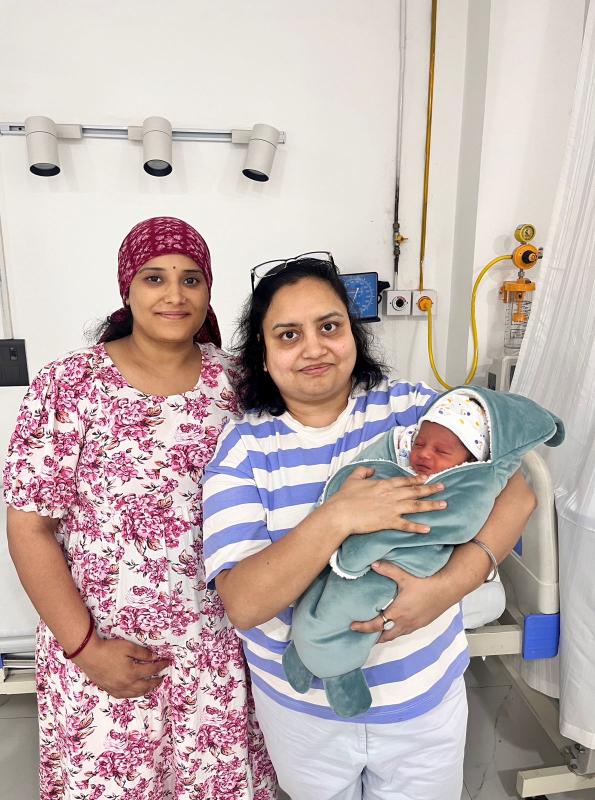
#> input picture Assests/HappySatisfiedPatients/IMG_1013.JPG.jpeg, 1190 x 1600 px (shown at 1/2 size); its folder holds only this picture in this run
$ python optimize_images.py
#> lines starting #> are read from the running program, lines starting #| are printed output that depends on the picture
#!/usr/bin/env python3
"""
Image Optimization Script for Dr. Deepika Gyno Website
This script optimizes images for web delivery.

Requirements:
    pip install Pillow

Usage:
    python scripts/optimize_images.py
"""

import os
from PIL import Image
from pathlib import Path

# Configuration
SOURCE_DIR = Path("Assests")
OUTPUT_DIR = Path("public/assets")

# Image optimization settings
IMAGE_SETTINGS = {
    "jpg": {"quality": 85, "optimize": True},
    "png": {"optimize": True},
    "webp": {"quality": 85, "method": 6},
}

# Max dimensions for different image types
MAX_DIMENSIONS = {
    "logo": (400, 400),
    "doctor": (800, 1000),
    "patient": (600, 800),
    "facility": (1200, 800),
    "favicon": (32, 32),
}


def ensure_output_dir():
    """Create output directory if it doesn't exist."""
    OUTPUT_DIR.mkdir(parents=True, exist_ok=True)


def optimize_image(input_path: Path, output_path: Path, max_size: tuple = None):
    """Optimize a single image."""
#> called with max_size = (600, 800)
    try:
        with Image.open(input_path) as img:
            # Convert RGBA to RGB for JPEG
#> img is the input picture: PIL image 1190x1600 RGB; mean R, G, B 193.5, 178.1, 176.3
            if img.mode == "RGBA" and output_path.suffix.lower() in [".jpg", ".jpeg"]:
                # Create white background
                background = Image.new("RGB", img.size, (255, 255, 255))
                background.paste(img, mask=img.split()[3])
                img = background

            # Resize if max_size is specified
            if max_size:
                img.thumbnail(max_size, Image.Resampling.LANCZOS)
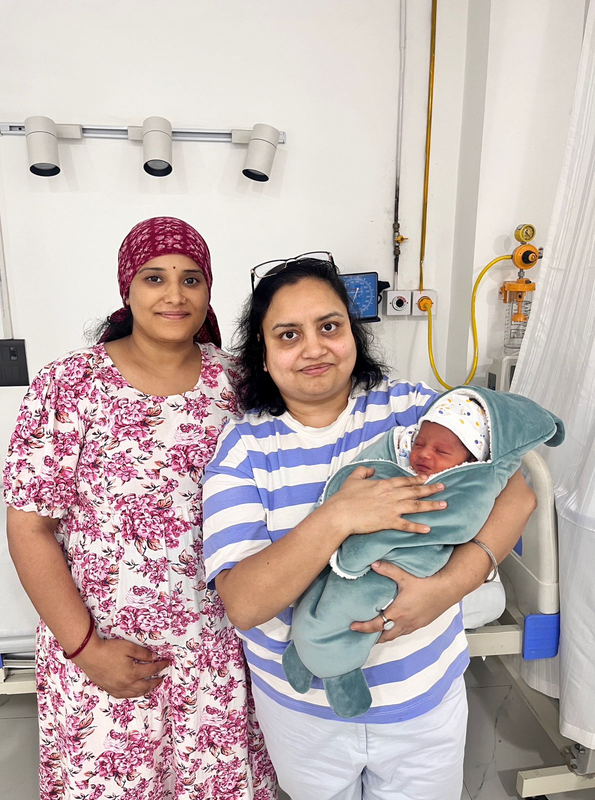
#> img: PIL image 595x800 RGB; mean R, G, B 193.4, 178.1, 176.3

            # Save optimized image
            if output_path.suffix.lower() == ".webp":
                img.save(output_path, "WEBP", quality=85, method=6)
            elif output_path.suffix.lower() in [".jpg", ".jpeg"]:
                img.save(output_path, "JPEG", quality=85, optimize=True)
            elif output_path.suffix.lower() == ".png":
                img.save(output_path, "PNG", optimize=True)
            else:
                img.save(output_path)

            print(f"✓ Optimized: {input_path.name} -> {output_path.name}")

    except Exception as e:
        print(f"✗ Error processing {input_path.name}: {e}")


def convert_to_webp(input_path: Path, output_path: Path, max_size: tuple = None):
    """Convert image to WebP format."""
    try:
        with Image.open(input_path) as img:
            if max_size:
                img.thumbnail(max_size, Image.Resampling.LANCZOS)

            webp_path = output_path.with_suffix(".webp")
            img.save(webp_path, "WEBP", quality=85, method=6)
            print(f"✓ Converted to WebP: {input_path.name} -> {webp_path.name}")

    except Exception as e:
        print(f"✗ Error converting {input_path.name}: {e}")


def create_favicon(input_path: Path, output_dir: Path):
    """Create favicon.ico from logo."""
    try:
        with Image.open(input_path) as img:
            # Create multiple sizes for favicon
            sizes = [(16, 16), (32, 32), (48, 48)]
            images = []

            for size in sizes:
                temp = img.copy()
                temp.thumbnail(size, Image.Resampling.LANCZOS)
                images.append(temp)

            # Save as ICO
            favicon_path = output_dir / "favicon.ico"
            images[0].save(
                favicon_path,
                format="ICO",
                sizes=sizes,
                append_images=images[1:]
            )
            print(f"✓ Created favicon: {favicon_path}")

    except Exception as e:
        print(f"✗ Error creating favicon: {e}")


def main():
    """Main optimization process."""
    print("=" * 50)
    print("Image Optimization Script")
    print("=" * 50)

    ensure_output_dir()

    # Process logo
    logo_dir = SOURCE_DIR / "LogoAndFav"
    if logo_dir.exists():
        print("\n📁 Processing Logo & Favicon...")
        for file in logo_dir.iterdir():
            if file.suffix.lower() in [".png", ".jpg", ".jpeg", ".heic", ".dng"]:
                if "logo" in file.name.lower():
                    optimize_image(file, OUTPUT_DIR / "logo.png", MAX_DIMENSIONS["logo"])
                    convert_to_webp(file, OUTPUT_DIR / "logo.webp", MAX_DIMENSIONS["logo"])
                elif "fav" in file.name.lower():
                    optimize_image(file, OUTPUT_DIR / "favicon.png", MAX_DIMENSIONS["favicon"])
                    create_favicon(file, OUTPUT_DIR)

    # Process doctor photos
    doctor_dir = SOURCE_DIR / "DrdeepikaPics"
    if doctor_dir.exists():
        print("\n📁 Processing Doctor Photos...")
        for file in doctor_dir.iterdir():
            if file.suffix.lower() in [".png", ".jpg", ".jpeg", ".heic", ".dng"]:
                output_name = f"DrdeepikaPics_{file.stem}.jpg"
                optimize_image(file, OUTPUT_DIR / output_name, MAX_DIMENSIONS["doctor"])

    # Process patient photos
    patient_dir = SOURCE_DIR / "HappySatisfiedPatients"
    if patient_dir.exists():
        print("\n📁 Processing Patient Photos...")
        for file in patient_dir.iterdir():
            if file.suffix.lower() in [".png", ".jpg", ".jpeg", ".heic", ".dng"]:
                output_name = f"HappySatisfiedPatients_{file.stem}.jpg"
                optimize_image(file, OUTPUT_DIR / output_name, MAX_DIMENSIONS["patient"])

    # Process facility photos
    facility_dir = SOURCE_DIR / "Operationtheator"
    if facility_dir.exists():
        print("\n📁 Processing Facility Photos...")
        for file in facility_dir.iterdir():
            if file.suffix.lower() in [".png", ".jpg", ".jpeg", ".heic", ".dng"]:
                output_name = f"Operationtheator_{file.stem}.jpg"
                optimize_image(file, OUTPUT_DIR / output_name, MAX_DIMENSIONS["facility"])

    print("\n" + "=" * 50)
    print("✅ Image optimization complete!")
    print("=" * 50)


if __name__ == "__main__":
    main()
